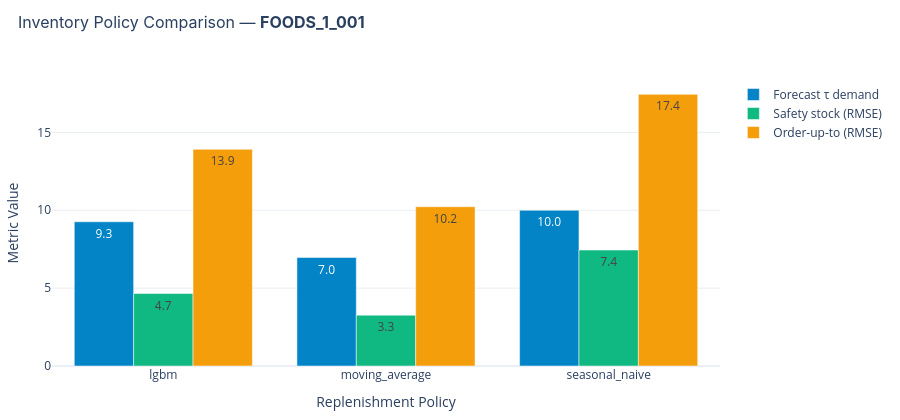
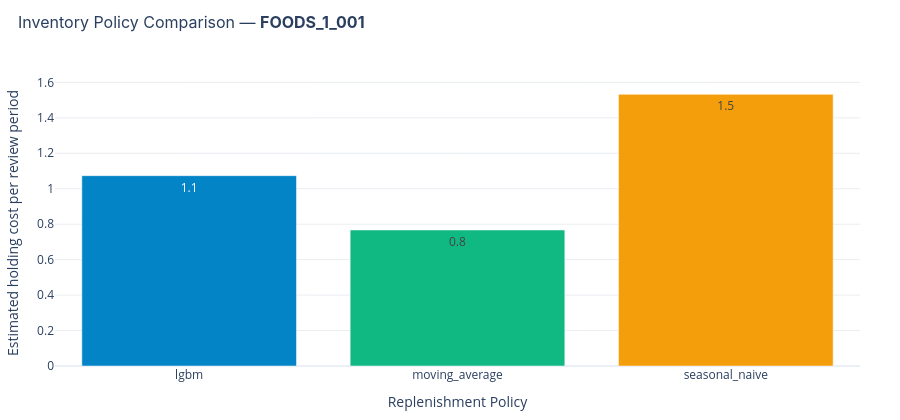

Notebook code cell kept with these figures, in order:
### Code cell
item_policy = (
    policies.query("item_id == @item_id")
    .sort_values("review_date")
    .groupby("model", as_index=False)
    .first()
)

item_cost = (
    costs.query("item_id == @item_id")
    .sort_values("review_date")
    .groupby("model", as_index=False)
    .first()
)

policy_levels = {
    row["model"]: {
        "Forecast τ demand": row["forecast_tau"],
        "Safety stock (RMSE)": row["safety_stock_rmse"],
        "Order-up-to (RMSE)": row["order_up_to_rmse"],
    }
    for _, row in item_policy.iterrows()
}

fig_policy = plot_inventory_policy_bars(
    policy_levels,
    metric_name="Units",
    item_id=item_id,
)
fig_policy.show()

holding_cost = {
    row["model"]: row["monthly_holding_cost_rmse"]
    for _, row in item_cost.iterrows()
}

fig_holding = plot_inventory_policy_bars(
    holding_cost,
    metric_name="Estimated holding cost per review period",
    item_id=item_id,
)
fig_holding.show()

### Figure 1 — Plotly figure (JSON) as saved in the notebook; plotly's stock layout.template omitted (floating-point values rounded to 4 significant figures)
{"data": [{"hovertemplate": "<b>%{x}</b><br>Forecast τ demand: %{y:,.2f}<extra></extra>", "marker": {"color": "#0284c7"}, "name": "Forecast τ demand", "text": ["9.3", "7.0", "10.0"], "textposition": "auto", "type": "bar", "x": ["lgbm", "moving_average", "seasonal_naive"], "y": [9.262, 6.967, 10]}, {"hovertemplate": "<b>%{x}</b><br>Safety stock (RMSE): %{y:,.2f}<extra></extra>", "marker": {"color": "#10b981"}, "name": "Safety stock (RMSE)", "text": ["4.7", "3.3", "7.4"], "textposition": "auto", "type": "bar", "x": ["lgbm", "moving_average", "seasonal_naive"], "y": [4.653, 3.263, 7.448]}, {"hovertemplate": "<b>%{x}</b><br>Order-up-to (RMSE): %{y:,.2f}<extra></extra>", "marker": {"color": "#f59e0b"}, "name": "Order-up-to (RMSE)", "text": ["13.9", "10.2", "17.4"], "textposition": "auto", "type": "bar", "x": ["lgbm", "moving_average", "seasonal_naive"], "y": [13.91, 10.23, 17.45]}], "layout": {"barmode": "group", "height": 420, "margin": {"b": 50, "l": 50, "r": 40, "t": 80}, "title": {"font": {"family": "Inter, Roboto, sans-serif", "size": 16}, "text": "Inventory Policy Comparison — <b>FOODS_1_001</b>", "x": 0.02, "y": 0.96}, "xaxis": {"showgrid": false, "title": {"text": "Replenishment Policy"}}, "yaxis": {"gridcolor": "rgba(148, 163, 184, 0.2)", "showgrid": true, "title": {"text": "Metric Value"}}}}

### Figure 2 — Plotly figure (JSON) as saved in the notebook; plotly's stock layout.template omitted (floating-point values rounded to 4 significant figures)
{"data": [{"hovertemplate": "<b>%{x}</b><br>Estimated holding cost per review period: %{y:,.2f}<extra></extra>", "marker": {"color": ["#0284c7", "#10b981", "#f59e0b"]}, "text": ["1.1", "0.8", "1.5"], "textposition": "auto", "type": "bar", "x": ["lgbm", "moving_average", "seasonal_naive"], "y": [1.074, 0.7672, 1.533]}], "layout": {"height": 420, "margin": {"b": 50, "l": 50, "r": 40, "t": 80}, "title": {"font": {"family": "Inter, Roboto, sans-serif", "size": 16}, "text": "Inventory Policy Comparison — <b>FOODS_1_001</b>", "x": 0.02, "y": 0.96}, "xaxis": {"showgrid": false, "title": {"text": "Replenishment Policy"}}, "yaxis": {"gridcolor": "rgba(148, 163, 184, 0.2)", "showgrid": true, "title": {"text": "Estimated holding cost per review period"}}}}
